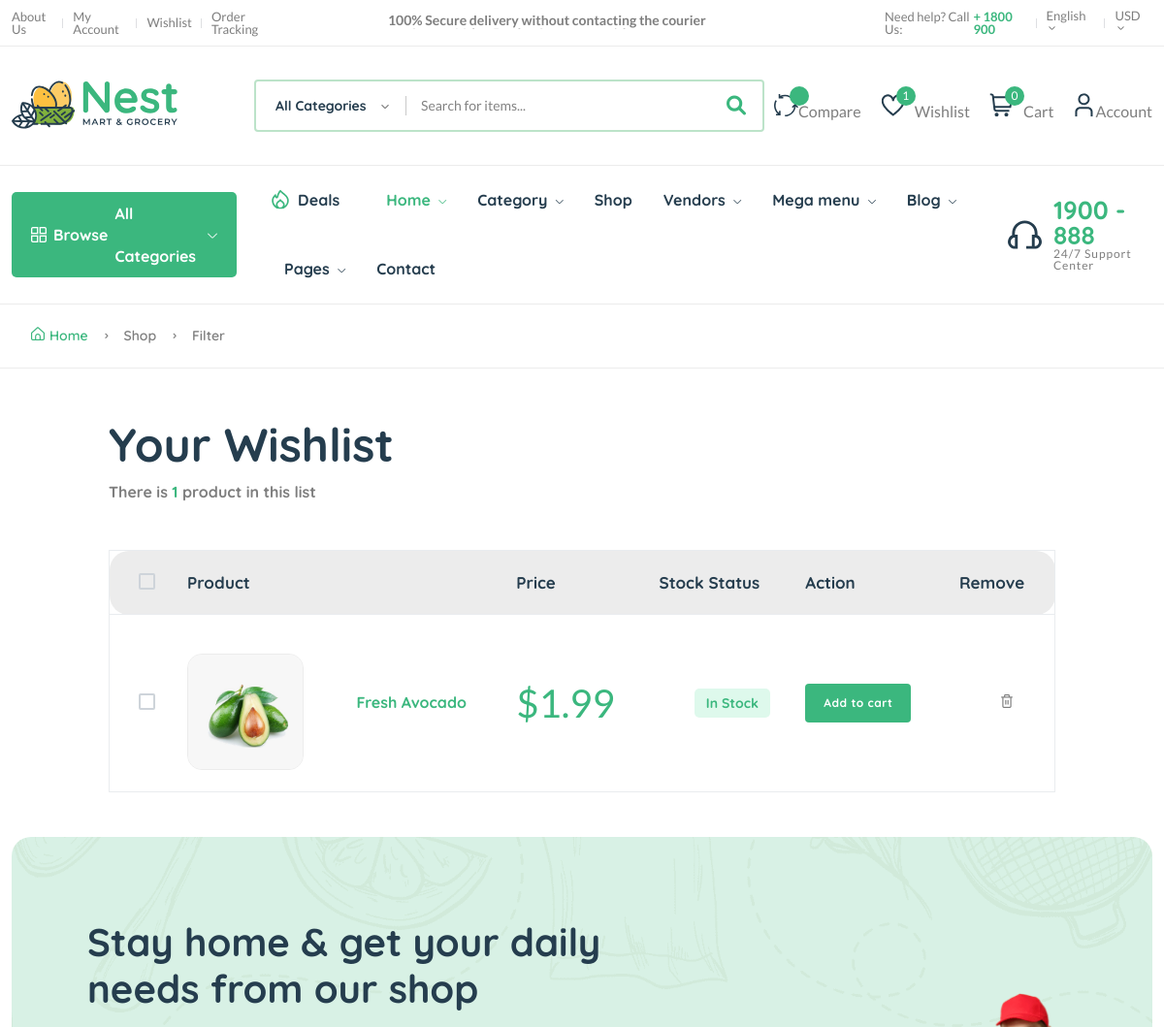
Before: /wishlist/ (signed in, upper part) with the older database file.
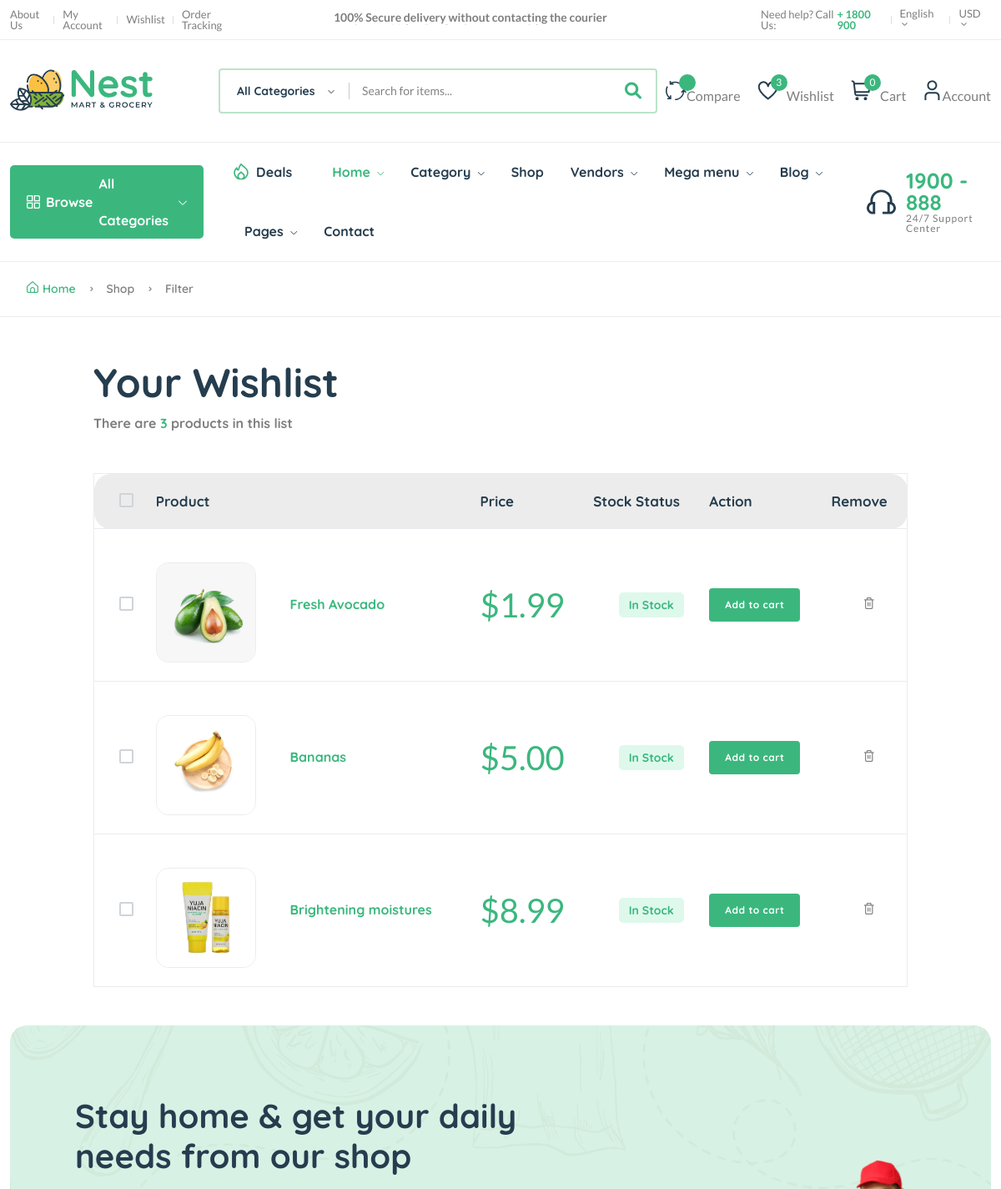
After: the same page with the newer database file.
### core/models.py (models this page shows, shortened)
class Wishlist(models.Model):
    user = models.ForeignKey(User, on_delete=models.SET_NULL, null=True)
    product = models.ForeignKey(Product, on_delete=models.SET_NULL, null=True)
    date = models.DateTimeField(auto_now_add=True)
    class Meta:
        verbose_name_plural = "Wishlists"

class Product(models.Model):
    pid = ShortUUIDField(unique=True, length=10, max_length=20, alphabet="abcdefgh12345")
    user = models.ForeignKey(User, on_delete=models.SET_NULL, null=True)
    category = models.ForeignKey(Category, on_delete=models.SET_NULL, null=True, related_name="category")
    vendor = models.ForeignKey(Vendor, on_delete=models.SET_NULL, null=True, related_name="vendor")
    title = models.CharField(max_length=100, default="Fresh Pear")
    image = models.ImageField(upload_to=user_directory_path, default="product.jpg")
    description = CKEditor5Field(null=True, blank=True, default="This is the product", config_name="extends")
    price = models.DecimalField(max_digits=99999999, decimal_places=2, default="1.99")
    old_price = models.DecimalField(max_digits=99999999, decimal_places=2, default="2.99")
    specifications = CKEditor5Field(null=True, blank=True, config_name="extends")
    type = models.CharField(max_length=100, default="Organic", null=True, blank=True)
    stock_count = models.CharField(max_length=100, default="10", null=True, blank=True)
    life = models.CharField(max_length=100, default="100 Days", null=True, blank=True)
    mfd = models.DateTimeField(auto_now_add=False, null=True, blank=True)
    tags = TaggableManager(blank=True)
    product_status = models.CharField(choices=STATUS, max_length=10, default="in_review")
    status = models.BooleanField(default=True)
    in_stock = models.BooleanField(default=True)
    featured = models.BooleanField(default=True)
    digital = models.BooleanField(default=False)
    sku = ShortUUIDField(unique=True, length=4, max_length=10, prefix="sku", alphabet="1234567890")
    date = models.DateTimeField(auto_now_add=True)
    updated = models.DateTimeField(null=True, blank=True)
    class Meta:
        verbose_name_plural = "Products"

### core/views.py (the view)
# urls.py: path("wishlist/", wishlist_view, name="wishlist"),
@login_required
def wishlist_view(request):
    wishlist = Wishlist.objects.all()
    context = {
        "w": wishlist,
    }
    return render(request, "core/wishlist.html", context)

### core/context_processor.py (called while the page is built)
def default(request):
    categories = Category.objects.all()
    vendors = Vendor.objects.all()
    min_max_price = Product.objects.aggregate(Min("price"), Max("price")) # Get the lowest and highest value from the models (price from product)
    try:
        wishlist = Wishlist.objects.filter(user=request.user)
    except:
        messages.warning(request, "You need to login before accessing your wishlist.")
        wishlist = 0
    try:
        address = Address.objects.get(user=request.user)
    except:
        address = None
    return {
        "categories": categories,
        "wishlist": wishlist,
        "address": address,
        "vendors": vendors,
        "min_max_price": min_max_price,
    }

### templates/core/wishlist.html (shortened to what the changed rows need)
{% extends 'core/partials/base.html' %}
{% load static %}
{% block content %}
    <main class="main" id="wishlist-list">
        <div class="container mb-30 mt-50">
            <div class="row">
                <div class="col-xl-10 col-lg-12 m-auto">
                    <div class="mb-50">
                        <h1 class="heading-2 mb-10">Your Wishlist</h1>
                        <h6 class="text-body">There {% if wishlist.count == 1 %} is {% else %} are {% endif %}<span class="text-brand">{{ wishlist.count}}</span> product{{ wishlist.count|pluralize}} in this list</h6>
                    </div>
                    <div class="table-responsive shopping-summery">
                        <table class="table table-wishlist">
                            <thead>
                                <tr class="main-heading">
                                    <th class="custome-checkbox start pl-30">
                                        <label class="form-check-label" for="exampleCheckbox11"></label>
                                    </th>
                                    <th scope="col" colspan="2">Product</th>
                                    <th scope="col">Price</th>
                                    <th scope="col">Stock Status</th>
                                    <th scope="col">Action</th>
                                    <th scope="col" class="end">Remove</th>
                                </tr>
                            </thead>
                            <tbody>
                                {% for w in w %}
                                <tr class="pt-30">
                                    <td class="custome-checkbox pl-30">
                                        <label class="form-check-label" for="exampleCheckbox1"></label>
                                    </td>
                                    <td class="image product-thumbnail pt-40"><img src="{{ w.product.image.url }}" alt="#" /></td>
                                    <td class="product-des product-name">
                                        <h6><a class="product-name mb-10" href="{% url 'core:product-detail' w.product.pid %}">{{ w.product.title|truncatechars:30 }}</a></h6>
                                    </td>
                                    <td class="price d-fdlex fs-1" data-title="Price">
                                        <span class="text-brand">$</span><span class="text-brand current-product-price-{{  w.product.id }}">{{ w.product.price }}</h3></span>
                                    </td>
                                    <td class="text-center detail-info" data-title="Stock">
                                        <span class="stock-status in-stock mb-0">{% if w.product.in_stock %} In Stock {% else %} Out of Stock {% endif %}</span>
                                    </td>
                                    <td class="text-right" data-title="Cart">
                                        <button class="btn btn-sm add-to-cart-btn" data-index="{{  w.product.id }}">Add to cart</button>
                                    </td>
                                    <td class="action text-center" data-title="Remove">
                                        <button style="border: none; background: none;" data-wishlist-product="{{ w.id }}" class="text-body delete-wishlist-product"><i class="fi-rs-trash"></i></button>
                                    </td>
                                </tr>
                                {% empty %}
                                <tr>
                                    <td><p>Your wishlist is empty...</p></td>
                                </tr>
                                {% endfor %}
                            </tbody>
                        </table>
                    </div>
                </div>
            </div>
        </div>
    </main>
{% endblock content %}

Changed rows visible on the page:
added Wishlist: product.image (picture), product "Bananas", product.price "5.00", shows "In Stock"
added Wishlist: product.image (picture), product "Brightening moistures", product.price "8.99", shows "In Stock"
Other visible differences:
{{ wishlist.count }}: "1" → "3"
text no longer shown: "is"
text now shown: "are"
